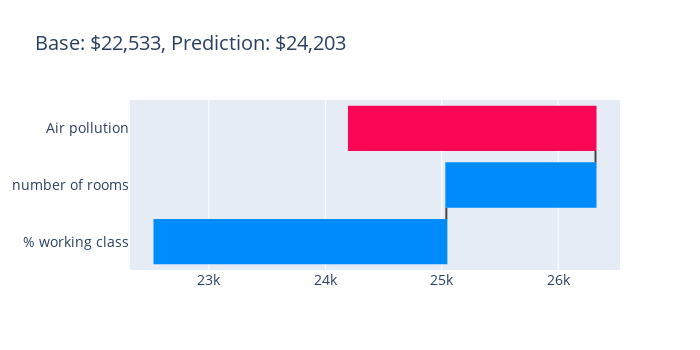

Source (notebook cell):
### Markdown cell above
## Visualise Shapley Values

### Waterfall Plot for a Single Instance

### Code cell
import plotly.graph_objects as go

i = 0
fig = go.Figure(
    go.Waterfall(
        name="waterfall",
        orientation="h",
        y=features,
        x=[sv_pwc[i], sv_nor[i], sv_nc[i]],
        base=models["none"][i],
        decreasing=dict(marker=dict(color="#fb0655")),
        increasing=dict(marker=dict(color="#008bfb"))
    )
)
fig.update_layout(
    title=f"Base: &#36;{models['none'][i]:,.0f}, Prediction: &#36;{models['all'][i]:,.0f}",
    width=700, height=350, font=dict(size=14),
)
fig.show()

### Figure 1 — Plotly figure (JSON) as saved in the notebook; plotly's stock layout.template omitted (floating-point values rounded to 4 significant figures)
{"data": [{"base": 22530.0, "decreasing": {"marker": {"color": "#fb0655"}}, "increasing": {"marker": {"color": "#008bfb"}}, "name": "waterfall", "orientation": "h", "type": "waterfall", "x": [2507.0, 1281.0, -2118.0], "y": ["% working class", "number of rooms", "Air pollution"]}], "layout": {"font": {"size": 14}, "height": 350, "title": {"text": "Base: &#36;22,533, Prediction: &#36;24,203"}, "width": 700}}
